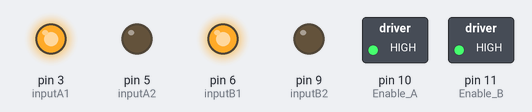
Simulated run of this sketch. Board: Arduino Uno, built with avr-gcc and run on an emulated ATmega328P. Shown: switched loads named in the sketch (green lamp = pin HIGH), output pins drawn as LEDs (lit = HIGH).

Above: at 1.0 s.
At 2.5 s:
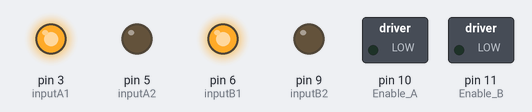
At 4.0 s:
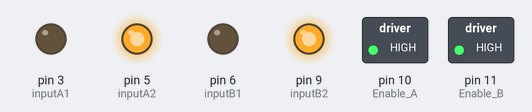
At 5.5 s:
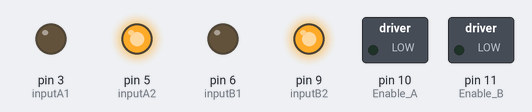
Timing chart, 0 to 7.8 s (numbered marks = the images above):
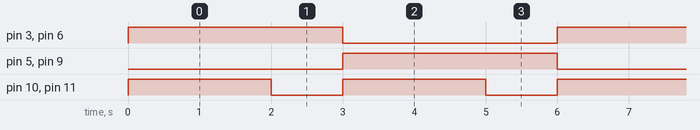

Measured:
- by itself, pin 3 (inputA1), pin 5 (inputA2), pin 6 (inputB1), pin 9 (inputB2): alternates HIGH for 3.0 s and LOW for 3.0 s
- by itself, pin 10 (Enable_A), pin 11 (Enable_B): alternates HIGH for 2.0 s and LOW for 1.0 s
- by itself, everything shown: repeats every 6.0 s, in 4 steps

The sketch:

KIAN_robot1.ino
```cpp
const int Enable_A = 10;
const int Enable_B = 11;
const int inputA1 = 3;
const int inputA2 = 5;
const int inputB1 = 6;
const int inputB2 = 9;

void setup() {
  pinMode(Enable_A, OUTPUT);
  pinMode(Enable_B, OUTPUT);
  pinMode(inputA1, OUTPUT);
  pinMode(inputA2, OUTPUT);
  pinMode(inputB1, OUTPUT);
  pinMode(inputB2, OUTPUT);

}

void loop() {
  move_digital();

}


void move_digital()
{
  digitalWrite(Enable_A, HIGH);
  digitalWrite(Enable_B, HIGH);
  digitalWrite(inputA1, HIGH);
  digitalWrite(inputA2, LOW);

  digitalWrite(inputB1 , HIGH);
  digitalWrite(inputB2, LOW);
  delay(2000);
  digitalWrite(Enable_A, LOW);
  digitalWrite(Enable_B, LOW);
  delay(1000);
  digitalWrite(Enable_A, HIGH);
  digitalWrite(Enable_B, HIGH);

  digitalWrite(inputA1, LOW);
  digitalWrite(inputA2, HIGH);

  digitalWrite(inputB1 , LOW);
  digitalWrite(inputB2, HIGH);
  delay(2000);
  digitalWrite(Enable_A, LOW);
  digitalWrite(Enable_B, LOW);
  delay(1000);
  }
```
